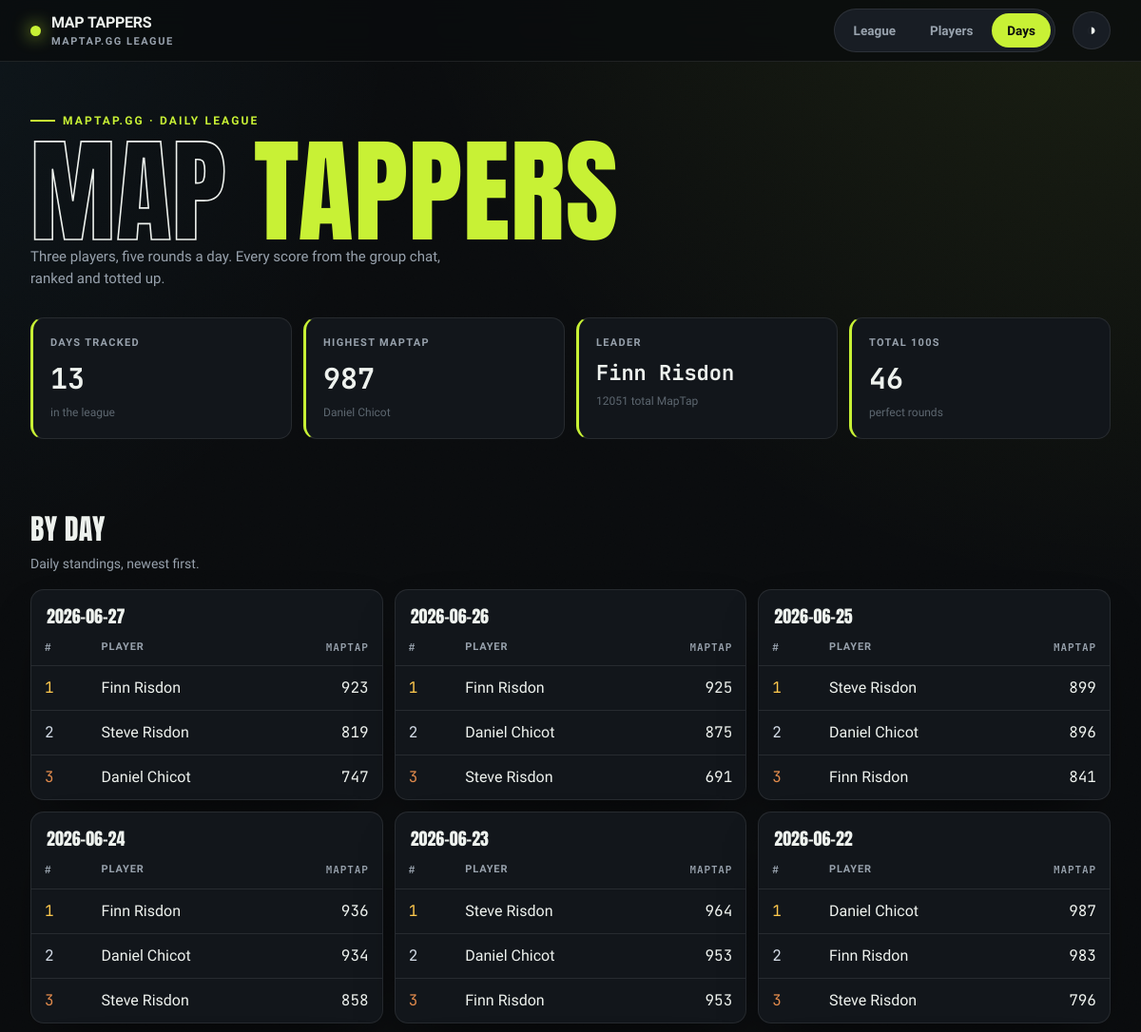
The app's page /days (upper part), older data.
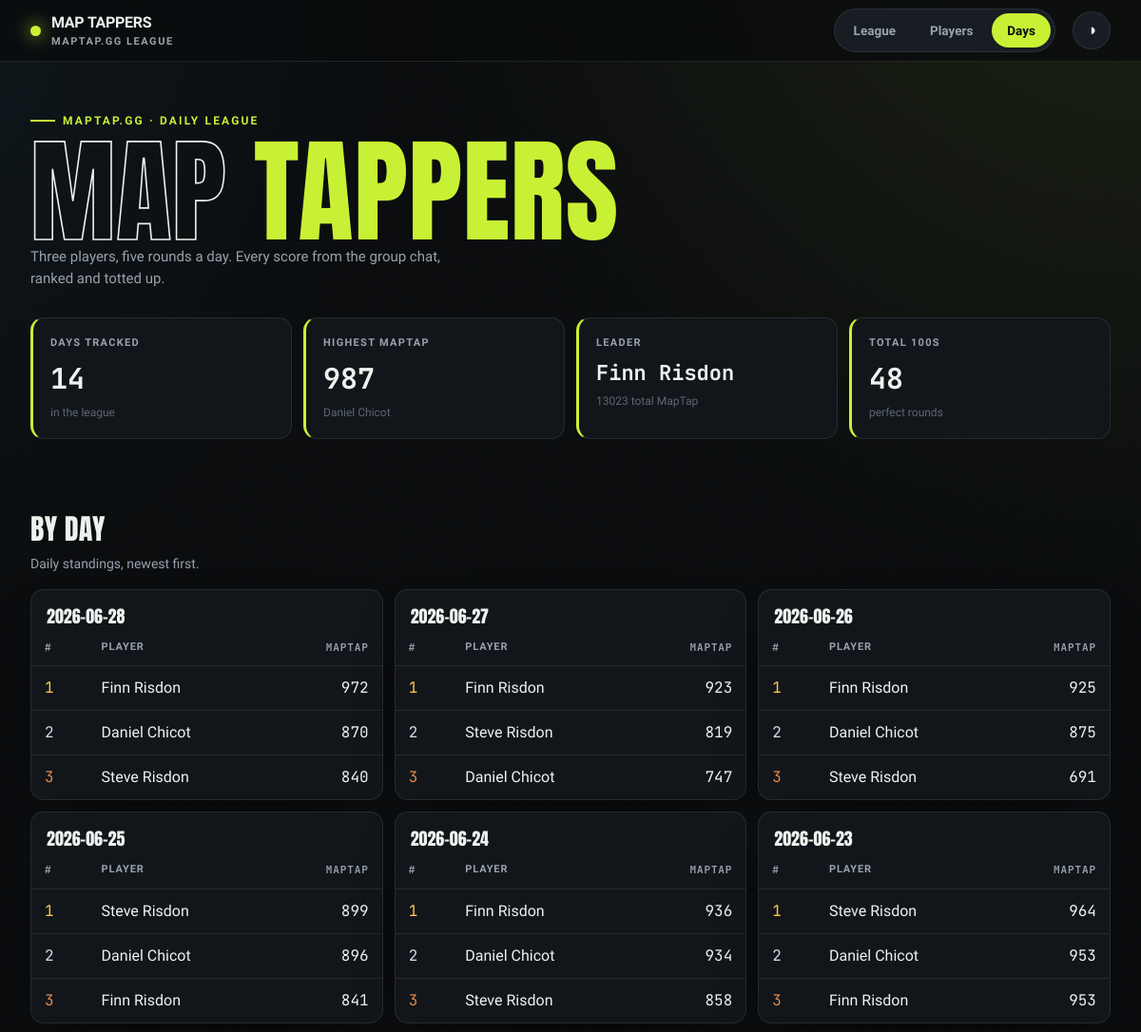
The same page, newer data.
### tables this page shows
CREATE TABLE entries (
    id INTEGER PRIMARY KEY,
    player TEXT NOT NULL,
    game_date TEXT NOT NULL,
    maptap_score INTEGER NOT NULL,
    UNIQUE (player, game_date)
);

### src/maptap/app.py (the view)
@app.get("/days", response_class=HTMLResponse)
def days(request: Request):
    with closing(_conn()) as conn:
        context = {"days": daily_leaderboard(conn), "stats": hero_stats(conn), "active": "days"}
    return templates.TemplateResponse(request, "days.html", context)

### src/maptap/templates/days.html (shortened to what this page needs)
{% extends "base.html" %}
{% block content %}
<h2 class="section-head">By day</h2>
<p class="section-sub">Daily standings, newest first.</p>
<div class="day-grid">
    {% for day in days %}
    <div class="panel table-card">
        <table>
            <caption>{{ day.game_date }}</caption>
            <thead>
                <tr><th class="num">#</th><th class="txt">Player</th><th class="num">MapTap</th></tr>
            </thead>
            <tbody>
                {% for s in day.standings %}
                <tr>
                    <td class="num medal-{{ s.position }}">{{ s.position }}</td>
                    <td class="txt">{{ s.player }}</td>
                    <td class="num">{{ s.maptap_score }}</td>
                </tr>
                {% endfor %}
            </tbody>
        </table>
    </div>
    {% endfor %}
</div>
{% endblock %}

### src/maptap/templates/base.html (shortened to what this page needs)
<!DOCTYPE html>
<html lang="en-GB" data-theme="dark">
<head>
    <link rel="stylesheet" href="/static/styles.css">
</head>
<body>
    <nav class="nav">
        <div class="wrap nav-inner">
            <div class="brand">
                <span class="dot"></span>
                <span>MAP&nbsp;TAPPERS<small>maptap.gg league</small></span>
            </div>
            <div class="tabs">
                <a class="tab {{ 'active' if active == 'league' else '' }}" href="/">League</a>
                <a class="tab {{ 'active' if active == 'players' else '' }}" href="/players">Players</a>
                <a class="tab {{ 'active' if active == 'days' else '' }}" href="/days">Days</a>
            </div>
            <button class="theme-btn" id="themeBtn" title="Toggle theme" aria-label="Toggle theme">◑</button>
        </div>
    </nav>
    <header class="hero">
        <div class="wrap">
            <span class="hero-tag">maptap.gg · daily league</span>
            <h1><span class="out">Map</span> <span class="em">Tappers</span></h1>
            <p class="hero-sub">Three players, five rounds a day. Every score from the group chat, ranked and totted up.</p>
            <div class="stat-row">
                <div class="stat">
                    <div class="label">Days tracked</div>
                    <div class="value">{{ stats.days_tracked }}</div>
                    <div class="sub">in the league</div>
                </div>
                <div class="stat">
                    <div class="label">Highest MapTap</div>
                    <div class="value">{{ stats.highest_maptap if stats.highest_maptap is not none else '—' }}</div>
                    <div class="sub">{{ stats.highest_maptap_player or '—' }}</div>
                </div>
                <div class="stat">
                    <div class="label">Leader</div>
                    <div class="value" style="font-size:22px">{{ stats.leader or '—' }}</div>
                    <div class="sub">{{ stats.leader_total if stats.leader_total is not none else '—' }} total MapTap</div>
                </div>
                <div class="stat">
                    <div class="label">Total 100s</div>
                    <div class="value">{{ stats.total_hundreds }}</div>
                    <div class="sub">perfect rounds</div>
                </div>
            </div>
        </div>
    </header>
    <main class="wrap">
        {% block content %}{% endblock %}
    </main>
</body>
</html>

Row changes from the older to the newer data that the page shows:
no longer on one of the page's lists (row unchanged): entries: game_date "2026-06-22", player "Daniel Chicot", maptap_score "987"
no longer on this page (row unchanged): entries: position "2", player "Finn Risdon", maptap_score "983", shown under "2026-06-22"
no longer on this page (row unchanged): entries: position "3", player "Steve Risdon", maptap_score "796", shown under "2026-06-22"
added entries: game_date "2026-06-28", position "1", player "Finn Risdon", maptap_score "972"
added entries: position "2", player "Daniel Chicot", maptap_score "870", shown under "2026-06-28"
added entries: position "3", player "Steve Risdon", maptap_score "840", shown under "2026-06-28"
Text that changed along with them:
{{ stats.days_tracked }}: "13" → "14"
{{ stats.leader_total if stats.leader_total is not none else '—' }}: "12051" → "13023"
{{ stats.total_hundreds }}: "46" → "48"
